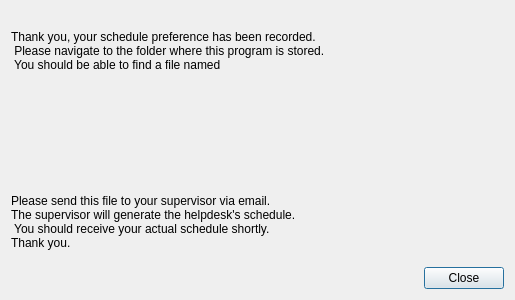
<?xml version="1.0" encoding="UTF-8"?>
<ui version="4.0">
 <class>Dialog</class>
 <widget class="QDialog" name="Dialog">
  <property name="geometry">
   <rect>
    <x>0</x>
    <y>0</y>
    <width>515</width>
    <height>300</height>
   </rect>
  </property>
  <property name="windowTitle">
   <string>Helpdesk Scheduler v1.0</string>
  </property>
  <layout class="QVBoxLayout" name="verticalLayout">
   <item>
    <widget class="QLabel" name="navToFolderLabel">
     <property name="styleSheet">
      <string notr="true">font: 75 italic 14pt &quot;Noto Sans&quot;;
</string>
     </property>
     <property name="text">
      <string>Thank you, your schedule preference has been recorded.
 Please navigate to the folder where this program is stored.
 You should be able to find a file named</string>
     </property>
    </widget>
   </item>
   <item>
    <widget class="QLabel" name="fileName">
     <property name="styleSheet">
      <string notr="true">font: 75 italic 14pt &quot;Noto Sans&quot;;
</string>
     </property>
     <property name="text">
      <string/>
     </property>
    </widget>
   </item>
   <item>
    <widget class="QLabel" name="label_4">
     <property name="styleSheet">
      <string notr="true">font: 75 italic 14pt &quot;Noto Sans&quot;;
</string>
     </property>
     <property name="text">
      <string>Please send this file to your supervisor via email. 
The supervisor will generate the helpdesk's schedule. 
 You should receive your actual schedule shortly. 
Thank you.</string>
     </property>
    </widget>
   </item>
   <item>
    <widget class="QDialogButtonBox" name="buttonBox">
     <property name="orientation">
      <enum>Qt::Horizontal</enum>
     </property>
     <property name="standardButtons">
      <set>QDialogButtonBox::Close</set>
     </property>
    </widget>
   </item>
  </layout>
 </widget>
 <resources/>
 <connections>
  <connection>
   <sender>buttonBox</sender>
   <signal>accepted()</signal>
   <receiver>Dialog</receiver>
   <slot>accept()</slot>
   <hints>
    <hint type="sourcelabel">
     <x>248</x>
     <y>254</y>
    </hint>
    <hint type="destinationlabel">
     <x>157</x>
     <y>274</y>
    </hint>
   </hints>
  </connection>
  <connection>
   <sender>buttonBox</sender>
   <signal>rejected()</signal>
   <receiver>Dialog</receiver>
   <slot>reject()</slot>
   <hints>
    <hint type="sourcelabel">
     <x>316</x>
     <y>260</y>
    </hint>
    <hint type="destinationlabel">
     <x>286</x>
     <y>274</y>
    </hint>
   </hints>
  </connection>
 </connections>
</ui>
